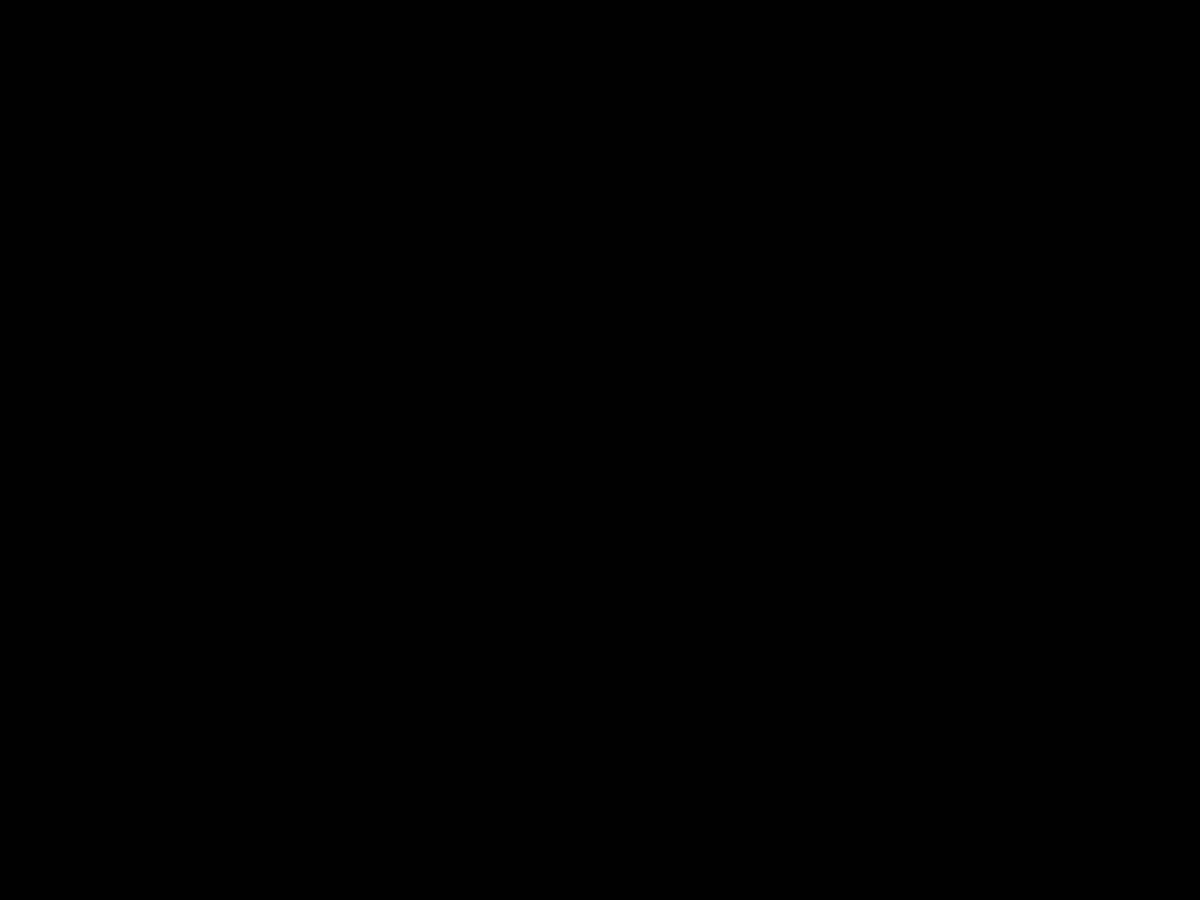
Frame 1 (no input)
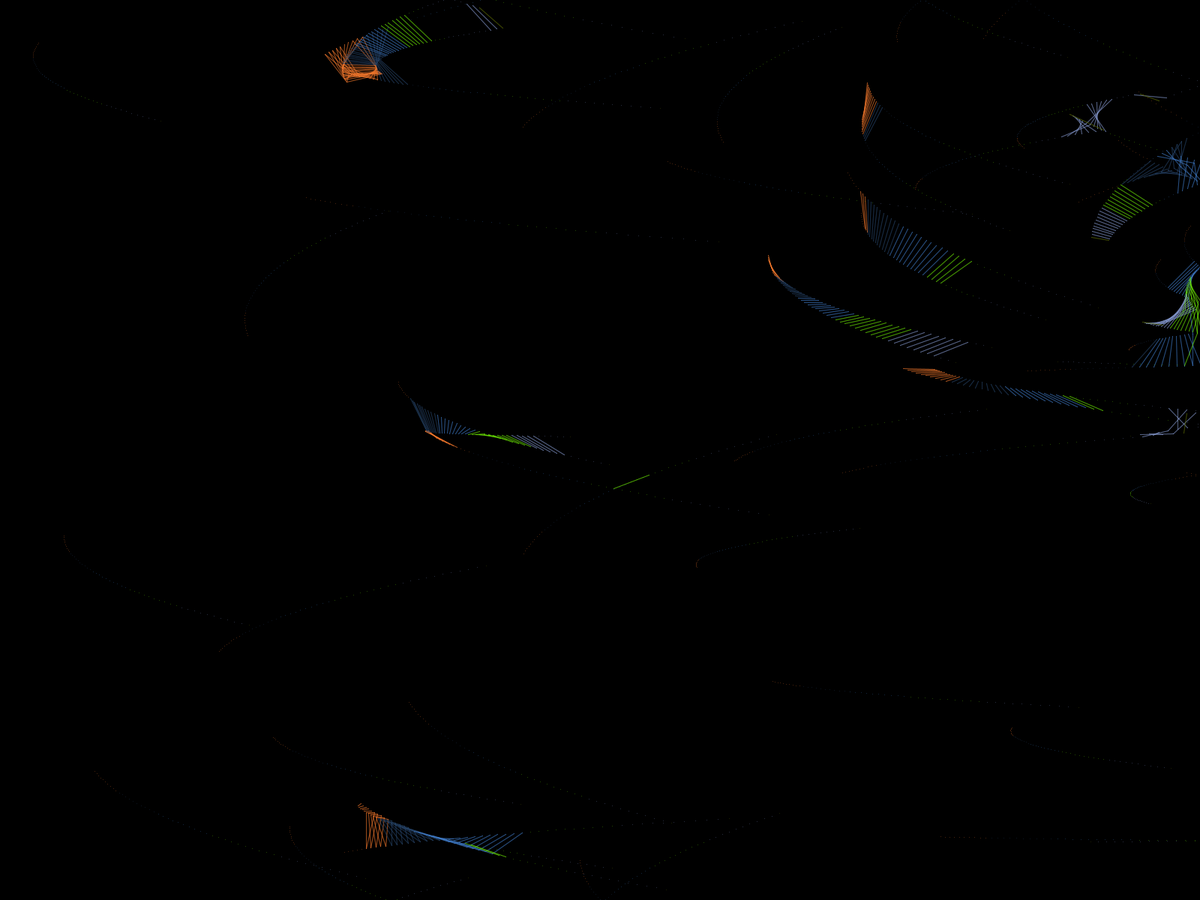
Frame 60 (the mouse pressed at the canvas centre just before this capture)
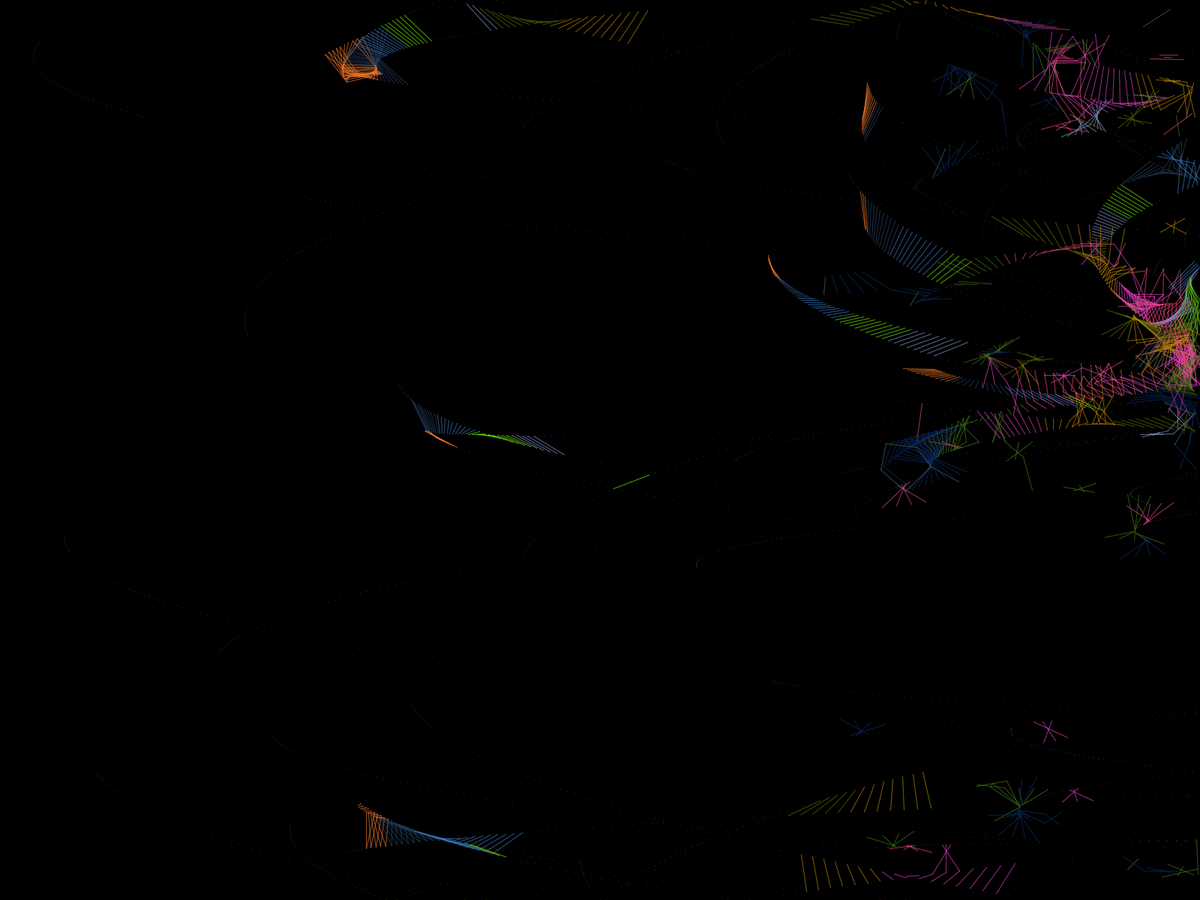
Frame 120 (the mouse held since frame 60 and released just before this capture)

The Processing sketch that drew these frames (run headless with seeded random() and noise(); from frame 60 on, the mouse is pressed at the canvas centre):

// Processing sketch: clase08_ejemplo_objetos03
// ── clase08_ejemplo_objetos03.pde
Ball[] particles;
int N = 50;

void setup () {
  fullScreen();
  background(0);
  particles = new Ball[N];

  for (int i = 0; i < N; i++) {
    particles[i] = new Ball(random(width), random(height));
  }
}

void draw() {
  //background(0);

  for (int i = 0; i < N; i++) {
    particles[i].move();
    //particles[i].dibujar_pelota();
  }

  if (frameCount % 10 == 0) {
    stroke(random(255),random(255),random(255),100);
  }


  for (int i = 0; i < N; i++) {
    for (int j = 0; j < N; j++) {
      float d = dist(particles[i].x, particles[i].y, particles[j].x, particles[j].y);

      if (d < 50) {
        line(particles[i].x, particles[i].y, particles[j].x, particles[j].y);
      }
    }
  }
}

void mousePressed() {
}

// ── Ball.pde
class Ball {
  float x;
  float y;
  float size;
  float vx;
  float vy;
  color c;
  
  Ball (float posX, float posY) {
    x = posX;
    y = posY;
    size = random(10,20);
    vx = random(-4,4);
    vy = random(-4,4);
    c = color(random(0,255),random(0,255),random(0,255));
  }
  
  void move() {
    
    if(x > width || x < 0){
      vx = -vx;
      //size += 20;
    }
    if(y > height || y < 0){
      vy = -vy;
      //size += 20;
    }
    vx += 0.2;
    x += vx;
    y += vy;
  }
  
  void dibujar_pelota(){
    noStroke();
    fill(c);
    circle(x,y,size);
  }
  
}
